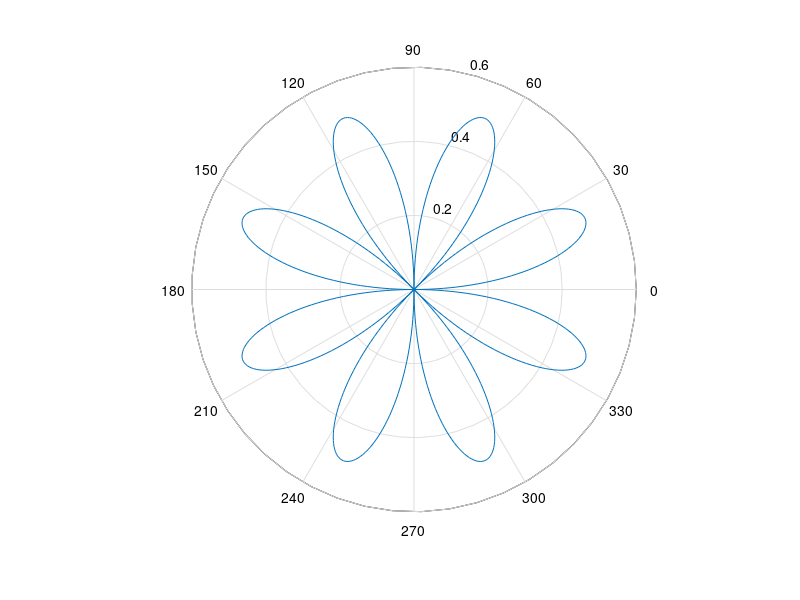

This figure's MATLAB source: (Note: this script raises an error after producing the figure.)
theta = 0:0.01:2*pi;
r3 = sin(2*theta).*cos(2*theta);
polar(theta,r3);
syms r3(theta)
r3(theta) = sin(2*theta).*cos(2*theta);
fn(theta) = 0.5*(r3)^2;
area = int(fn, theta, 0, 2*pi);
area = double(area)